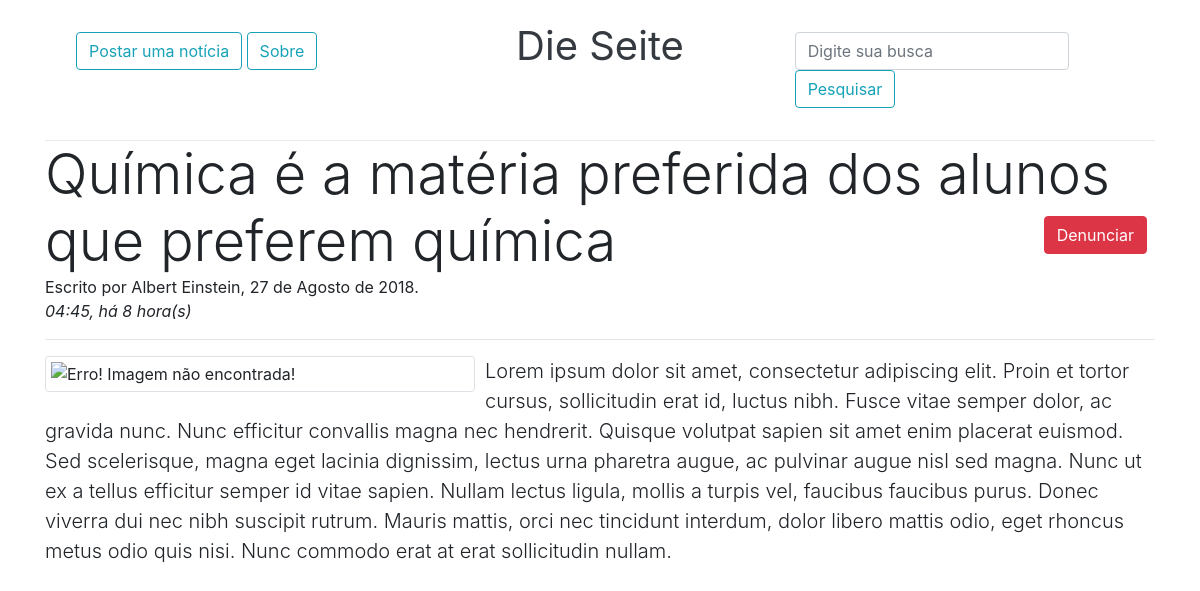
/?p=ler&id=26, run on the app's committed database.
### tables this page shows
CREATE TABLE `noticia` (
  `ntc_id` int(11) NOT NULL AUTO_INCREMENT,
  `ntc_autor` varchar(100) NOT NULL,
  `ntc_datahora` datetime NOT NULL,
  `ntc_titulo` varchar(100) NOT NULL,
  `ntc_conteudo` varchar(820) NOT NULL,
  `ntc_img` longblob,
  `ntc_fonte` varchar(100) DEFAULT NULL,
  `ntc_ativo` tinyint(1) DEFAULT '1',
  PRIMARY KEY (`ntc_id`)
);

### php/functions.php (called while the page is built, shortened)
<?php
function tempoDecorrido($dttm) {
    $timeIni = strtotime(date("Y-m-d H:i:s"));
    $timeFin = strtotime($dttm);
    $diferenca = $timeIni - $timeFin;
    $tempoDec = (int) floor($diferenca);
    if($tempoDec<60){
        return "Agora há pouco";
    }else if($tempoDec<3600){
        return "há ".round($tempoDec/60)." min";
    }else if($tempoDec<86400){
        return "há ".round($tempoDec/3600)." hora(s)";
    }else{
        return "há ".round($tempoDec/86400)." dia(s)";
    }
}
function getMes($t){
    $data= date_format(date_create($t),'M');
    if($data=="Aug")    return "Agosto";
}
function getDiaCompleto($t){
    $dia= date_format(date_create($t),'d');
    $mes= getMes($t);
    $ano= date_format(date_create($t),'Y');
    return $dia." de ".$mes." de ".$ano;
}
function getHora($t){
    $hora=date_format(date_create($t),'H');
    $minuto=date_format(date_create($t),'i');
    return $hora.":".$minuto;
}

### view/ler.php (the view, shortened to what this page needs)
<?php
$link = connect();
$ntc_id=$_GET['id'];
$sql="select * from noticia where ntc_id=$ntc_id and ntc_ativo=1";
$query=mysqli_query($link,$sql);
$res=mysqli_fetch_array($query);
?>
<strong class="display-4"><?php echo $res['ntc_titulo'] ?>
    <button id="btnDenuncia" class="btn btn-danger float-right m-2" data-toggle="modal" data-target="#popUpDenuncia">Denunciar</button>
</strong>
<div>Escrito por <?php $time=$res['ntc_datahora']; echo $res['ntc_autor'].", ".getDiaCompleto($time).".<br> <i>".getHora($time).", ".tempoDecorrido($time).""; ?></i></div>
<hr>
<img class="card-img-top img-thumbnail ntcBig" src="php/getImagem.php?cod=<?php echo $res['ntc_id'] ?>" alt="Erro! Imagem não encontrada!">
<p class="lead">
<?php
echo $res['ntc_conteudo'];
?>
</p>

### index.php (shortened to what this page needs)
<!DOCTYPE html>
<html>
	<head>
	</head>
	<body>
		<link href="css/bootstrap.min.css" rel="stylesheet">
		<link href="css/bootstrap.css" rel="stylesheet">
		<link href="font/css/open-iconic-bootstrap.css" rel="stylesheet">
		<link href="css/bootstrap-grid.css" rel="stylesheet">
		<link href="css/dieseite.css" rel="stylesheet">
		<div class="container">
			<header class="modal-header">
				<div class="col-4 py-3">
					<a href="?p=cadastrarNoticia">
						<button class="btn btn-outline-info" >Postar uma notícia</button>
					</a>
					<a href="?p=sobre">
						<button class="btn btn-outline-info" >Sobre</button>
					</a>
				</div>
				<div class="col-4 text-center">
					<a class="text-dark logo" style="font-size: 40px" href="?p=home">Die Seite</a>
				</div>
				<div class="col-4 py-3">
				<form action="" method="GET" class="form-inline my-2 my-lg-0">
					<input class="form-control mr-sm-2" type="search" name="busca" placeholder="Digite sua busca">
					<button class="btn btn-outline-info my-2 my-sm-0" type="submit">Pesquisar</button>
				</form>
				</div>
			</header>
			<?php
				include "php/functions.php";
				if(isset($_GET['p'])){
					$page=$_GET['p'];
				}else{
					$page="home";
				}
				include_once 'view/'.$page.'.php';
			?>
		</div>
</body>
</html>

### css/dieseite.css (style rules this page uses)
.ntcBig { float: left; max-width: 430px; max-height: 360px; padding: 5px; margin: 0px 10px 10px 0; }

### data on the page
noticia: ntc_titulo "Química é a matéria preferida dos alunos que preferem química", ntc_autor "Albert Einstein", ntc_datahora "27 de Agosto de 2018", ntc_datahora "04:45", ntc_datahora "há 8 hora(s)", ntc_conteudo "Lorem ipsum dolor sit amet, consectetur adipiscing elit. Proin et tortor cursus, sollicitudin erat id, luctus nibh. Fusce vitae semper dolor, ac gravida nunc. Nunc efficitur convallis magna nec hendrerit. Quisque volutpat sapien sit amet enim placerat euismod. Sed scelerisque, magna eget lacinia dignissim, lectus urna pharetra augue, ac pulvinar augue nisl sed magna. Nunc ut ex a tellus efficitur semper id vitae sapien. Nullam lectus ligula, mollis a turpis vel, faucibus faucibus purus. Donec viverra dui nec nibh suscipit rutrum. Mauris mattis, orci nec tincidunt interdum, dolor libero mattis odio, eget rhoncus metus odio quis nisi. Nunc commodo erat at erat sollicitudin nullam."
